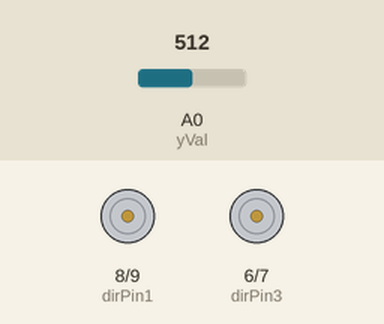
A sketch run on a simulated Arduino Uno, built with avr-gcc and run on an emulated ATmega328P. On the bench: motor-driver pin pairs drawn as motors (green arrow = first pin HIGH = forward, orange = second pin HIGH = backward, longer = more drive, scaled by the enable pin). The test bench sets the inputs (shaded band); at power-on: A0 (yVal) = 512.

Above: at 1.2 s.
1.3 s: A0 (yVal) set to 585
2.8 s: A0 (yVal) set to 607
At 3.8 s:
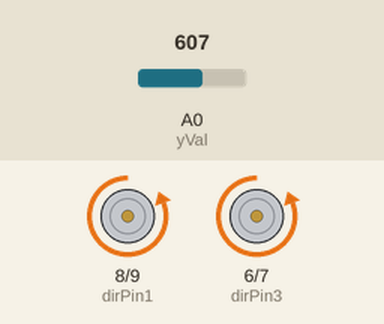
4.3 s: A0 (yVal) set to 390
At 5.0 s:
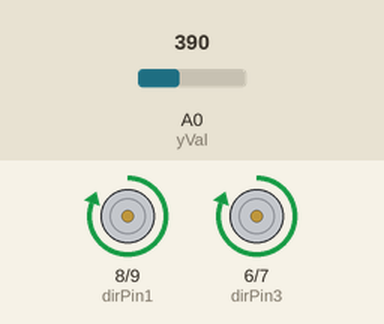
5.8 s: A0 (yVal) set to 409
At 6.1 s:
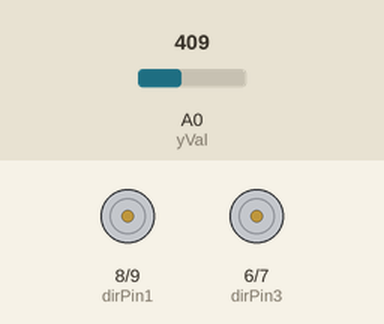
7.3 s: A0 (yVal) set to 306
At 8.4 s:
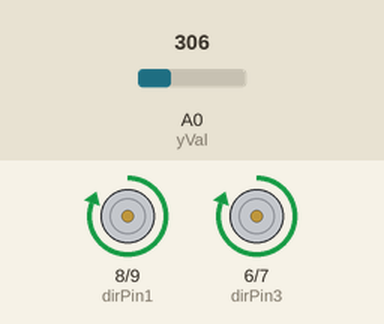
Timing chart, 0 to 9.8 s (numbered marks = the images above; inputs shaded):
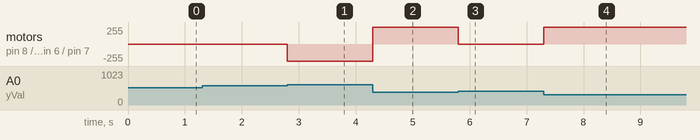

The sketch:

Coche_con_Joystick.ino
```cpp
// Definición de los pines de entrada y salida
int speedPin1 = 11;     // Pin de velocidad del motor 1
int dirPin1 = 8;       // Pin de dirección 1 del motor 1
int dirPin2 = 9;       // Pin de dirección 2 del motor 1

int speedPin2 = 10;     // Pin de velocidad del motor 2
int dirPin3 = 6;       // Pin de dirección 1 del motor 2
int dirPin4 = 7;       // Pin de dirección 2 del motor 2

int yVal = A0;         // Pin de lectura analógica
int readValue;         // Variable para almacenar el valor leído del joystick del eje Y

void setup() {
  // Configuración de los pines como entrada o salida
  pinMode(speedPin1, OUTPUT);
  pinMode(dirPin1, OUTPUT);
  pinMode(dirPin2, OUTPUT);

  pinMode(speedPin2, OUTPUT);
  pinMode(dirPin3, OUTPUT);
  pinMode(dirPin4, OUTPUT);

  pinMode(yVal, INPUT);
}

void loop() {
  // Lectura del valor analógico del pin del joystick del eje Y
  readValue = analogRead(yVal);

  // Establecer la velocidad del motor 1 al máximo
  analogWrite(speedPin1, 255);
  analogWrite(speedPin2, 255);

  // Comprobar el valor leído para determinar la dirección del motor 1
  if (readValue < 400) {    // Si el valor del joystick es menor a 400 del eje Y
    digitalWrite(dirPin1, HIGH);     // Establecer dirección 1 del motor 1 como HIGH
    digitalWrite(dirPin2, LOW);      // Establecer dirección 2 del motor 1 como LOW

    digitalWrite(dirPin3, HIGH);     // Establecer dirección 1 del motor 2 como HIGH
    digitalWrite(dirPin4, LOW);      // Establecer dirección 2 del motor 2 como LOW
  }
  else if (readValue < 600) {
    digitalWrite(dirPin1, LOW);      // Establecer dirección 1 del motor 1 como LOW
    digitalWrite(dirPin2, LOW);      // Establecer dirección 2 del motor 1 como LOW

    digitalWrite(dirPin3, LOW);      // Establecer dirección 1 del motor 2 como LOW
    digitalWrite(dirPin4, LOW);      // Establecer dirección 2 del motor 2 como LOW
  }
  else {
    digitalWrite(dirPin1, LOW);      // Establecer dirección 1 del motor 1 como LOW
    digitalWrite(dirPin2, HIGH);     // Establecer dirección 2 del motor 1 como HIGH

    digitalWrite(dirPin3, LOW);      // Establecer dirección 1 del motor 2 como LOW
    digitalWrite(dirPin4, HIGH);     // Establecer dirección 2 del motor 2 como HIGH
  }
}
```

Measured:
- the behaviour switches between 599 and 600 on A0 (yVal) (found by bisection; images 0 and 1)
- the behaviour switches between 399 and 400 on A0 (yVal) (found by bisection; images 2 and 3)
- after the input at 1.3 s, every drawn part: stays the same
- after the input at 2.8 s, motor on pin 8 (dirPin1) / pin 9 (dirPin2), motor on pin 6 (dirPin3) / pin 7 (dirPin4): stopped → backward 255/255 at once
- after the input at 4.3 s, motor on pin 8 (dirPin1) / pin 9 (dirPin2), motor on pin 6 (dirPin3) / pin 7 (dirPin4): backward 255/255 → forward 255/255 at once
- after the input at 5.8 s, motor on pin 8 (dirPin1) / pin 9 (dirPin2), motor on pin 6 (dirPin3) / pin 7 (dirPin4): forward 255/255 → stopped at once
- after the input at 7.3 s, motor on pin 8 (dirPin1) / pin 9 (dirPin2), motor on pin 6 (dirPin3) / pin 7 (dirPin4): stopped → forward 255/255 at once
